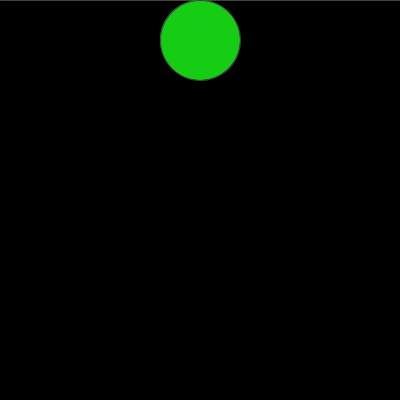
Frame 1 (no input)
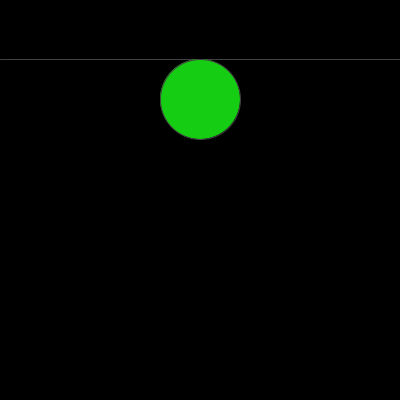
Frame 60 (the mouse pressed at the canvas centre just before this capture)
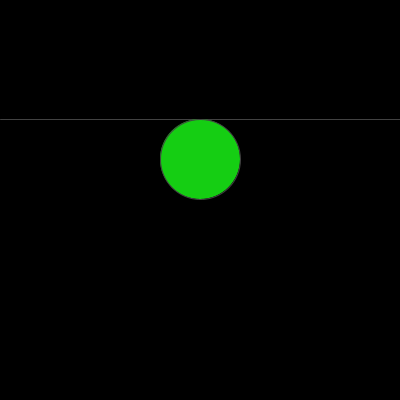
Frame 120 (the mouse held since frame 60 and released just before this capture)

The Processing sketch that drew these frames (run headless with seeded random() and noise(); from frame 60 on, the mouse is pressed at the canvas centre):

// Processing sketch: Ejercicio19
// ── Ejercicio19.pde
int posY;
int valor;
int distRadio;

void setup(){
  size(400,400); 
  posY=0; 
  valor=1; 
  distRadio=40; 
}

void draw(){
  background(0); 
  stroke(66,66,66); 
  line(0,posY,width,posY); 
  fill(21,206,19); 
  ellipse(width/2,posY+distRadio,80,80); 
  posY+=valor; 
  if(posY>=height){
    valor--; 
    distRadio-=40; 
  }
  if(posY<=0){
    valor++; 
    distRadio+=40; 
  }
}
